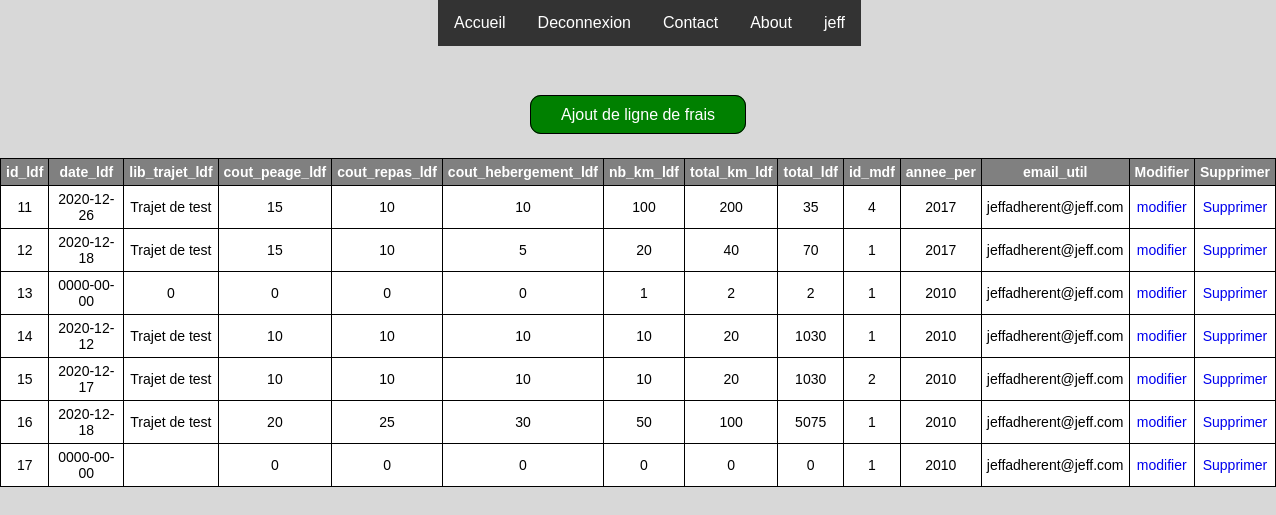
The page /gestion/gestion_ligne_de_frais.php (signed in) on the database its author committed.
### tables this page shows
CREATE TABLE `ligne_de_frais` (
  `id_ldf` int(11) NOT NULL,
  `date_ldf` date NOT NULL,
  `lib_trajet_ldf` varchar(50) NOT NULL,
  `cout_peage_ldf` decimal(10,0) NOT NULL,
  `cout_repas_ldf` decimal(10,0) NOT NULL,
  `cout_hebergement_ldf` decimal(10,0) NOT NULL,
  `nb_km_ldf` int(11) NOT NULL,
  `total_km_ldf` decimal(10,0) NOT NULL,
  `total_ldf` decimal(10,0) NOT NULL,
  `id_mdf` int(11) NOT NULL,
  `annee_per` int(11) NOT NULL,
  `email_util` varchar(50) NOT NULL
);

### DAO/DAO.php (called while the page is built, shortened)
<?php
class DAO {
  function __construct() {
    $dsn = 'mysql:host=' . DB_HOST . ';dbname=' . DB_NAME;
    try {
      $pdo = new PDO($dsn, DB_USER, DB_PASSWORD, array(PDO::MYSQL_ATTR_INIT_COMMAND => "SET NAMES utf8"));
      $pdo->setAttribute(PDO::ATTR_ERRMODE, PDO::ERRMODE_EXCEPTION);
    } catch (PDOException $e) {
      throw new Exception("Erreur lors de la connexion : " . $e->getMessage());
    }
    $this->pdo = $pdo;
  }
}

### DAO/ligne_de_fraisDAO.php (called while the page is built, shortened)
<?php
require_once('DAO.php');
require_once('ligne_de_frais.php');
Class Ligne_de_fraisDAO extends DAO {
    public function findAll() {
        $sql = "SELECT * FROM ligne_de_frais";
        try {
            $sth = $this->pdo->prepare($sql);
            $sth->execute();
            $rows = $sth->fetchAll(PDO::FETCH_ASSOC);
        } catch (PDOException $e) {
            throw new Exception("Erreur lors de la requête SQL : " . $e->getMessage());
        }
        $ligne_de_frais = array();
        foreach ($rows as $row) {
            $ligne_de_frais[] = new Ligne_de_frais($row);
        }
        return $ligne_de_frais;
    }
}

### DAO/ligne_de_frais.php (called while the page is built, shortened)
<?php
class Ligne_de_frais {
    private $id_ldf;
    private $date_ldf;
    private $lib_trajet_ldf;
    private $cout_peage_ldf;
    private $cout_repas_ldf;
    private $cout_hebergement_ldf;
    private $nb_km_ldf;
    private $total_km_ldf;
    private $total_ldf;
    private $id_mdf;
    private $annee_per;
    private $email_util;
    public function __construct(array $row) {
        $this->id_ldf = $row['id_ldf'];
        $this->lib_trajet_ldf = $row['lib_trajet_ldf'];
        $this->date_ldf = $row['date_ldf'];
        $this->cout_peage_ldf = $row['cout_peage_ldf'];
        $this->cout_repas_ldf = $row['cout_repas_ldf'];
        $this->cout_hebergement_ldf = $row['cout_hebergement_ldf'];
        $this->nb_km_ldf = $row['nb_km_ldf'];
        $this->total_km_ldf = $row['total_km_ldf'];
        $this->total_ldf = $row['total_ldf'];
        $this->id_mdf = $row['id_mdf'];
        $this->annee_per = $row['annee_per'];
        $this->email_util = $row['email_util'];
    }
    public function get_id_ldf() {
        return $this->id_ldf;
    }
    public function get_lib_trajet_ldf() {
        return $this->lib_trajet_ldf;
    }
    public function get_date_ldf() {
        return $this->date_ldf;
    }
    public function get_cout_peage_ldf() {
        return $this->cout_peage_ldf;
    }
    public function get_cout_repas_ldf() {
        return $this->cout_repas_ldf;
    }
    public function get_cout_hebergement_ldf() {
        return $this->cout_hebergement_ldf;
    }
    public function get_nb_km_ldf() {
        return $this->nb_km_ldf;
    }
    public function get_total_km_ldf() {
        return $this->total_km_ldf;
    }
    public function get_total_ldf() {
        return $this->total_ldf;
    }
    public function get_id_mdf() {
        return $this->id_mdf;
    }
    public function get_annee_per() {
        return $this->annee_per;
    }
    public function get_email_util() {
        return $this->email_util;
    }
}

### gestion/gestion_ligne_de_frais.php (the view, shortened to what this page needs)
<?php
if($_SESSION['id_type_util'] == 3) {
?>
<!DOCTYPE html>
<html lang="fr">
<head>
  <link rel="stylesheet" href="../css/styles.css" type="text/css" />
</head>
<body>
<div class="menu">
    <ul>
    <li><a  href="../index">Accueil</a></li>
    <?php if(!isset($_SESSION['email_util'])) { ?>
    <li><a class="active" href="../connexion">Connexion</a></li>
    <?php }else{ ?>
    <li><a href="../deconnexion">Deconnexion</a></li>
    <?php } ?>
    <li><a href="../#contact">Contact</a></li>
    <li><a  href="../#about">About</a></li>
    <?php if(isset($_SESSION['email_util'])) { ?>
    <li><a href="../profil?mail=<?php echo $_SESSION['email_util'] ?>"><?php echo $_SESSION['prenom_util']; ?></a></li>
    <?php } ?>
    </ul>
    </div>
<?php
$dao = new Ligne_de_fraisDAO();
$ligne_de_frais = $dao->findAll();
?>
<br><br><br><br><br>
<center>
<p><a class='lien' href="../ajouter_ligne_de_frais">Ajout de ligne de frais</a></p>
<br>
<table>
<tr><th>id_ldf</th><th>date_ldf</th><th>lib_trajet_ldf</th><th>cout_peage_ldf</th><th>cout_repas_ldf</th>
<th>cout_hebergement_ldf</th><th>nb_km_ldf</th><th>total_km_ldf</th><th>total_ldf</th>
<th>id_mdf</th><th>annee_per</th><th>email_util</th><th>Modifier</th><th>Supprimer</th></tr>
<?php
foreach ($ligne_de_frais as $ligne_de_frais) {
    echo "<tr>";
    echo "<td>".$ligne_de_frais->get_id_ldf()."</td>";
    echo "<td>".$ligne_de_frais->get_date_ldf()."</td>";
    echo "<td>".$ligne_de_frais->get_lib_trajet_ldf()."</td>";
    echo "<td>".$ligne_de_frais->get_cout_peage_ldf()."</td>";
    echo "<td>".$ligne_de_frais->get_cout_repas_ldf()."</td>";
    echo "<td>".$ligne_de_frais->get_cout_hebergement_ldf()."</td>";
    echo "<td>".$ligne_de_frais->get_nb_km_ldf()."</td>";
    echo "<td>".$ligne_de_frais->get_total_km_ldf()."</td>";
    echo "<td>".$ligne_de_frais->get_total_ldf()."</td>";
    echo "<td>".$ligne_de_frais->get_id_mdf()."</td>";
    echo "<td>".$ligne_de_frais->get_annee_per()."</td>";
    echo "<td>".$ligne_de_frais->get_email_util()."</td>";
    echo "<td><a href='modification_ligne_de_frais?id_ldf=".$ligne_de_frais->get_id_ldf()."'>modifier</a></td>";
    echo "<td><a href='désactiver_ligne_de_frais?id_ldf=".$ligne_de_frais->get_id_ldf()."'>Supprimer</td>";
    echo "</tr>";
}
?>
</table>
<?php
}else{
    header('location: ../profil?mail='.$_SESSION['email_util'].'');
}
?>
</center>
</body>
</html>

### css/styles.css (style rules this page uses)
body { margin:0; }
body { background: #d8d8d8; font-family: Verdana, Geneva, sans-serif; }
.menu { margin: 0 auto; width: 400px; }
a:link { text-decoration: none; }
.menu ul { list-style-type: none; margin: 0; padding: 0; overflow: hidden; background-color: #333; position: fixed; top: 0; }
.menu li { float: left; }
.menu li a { display: block; color: white; text-align: center; padding: 14px 16px; text-decoration: none; }
table, th, td { border-style: solid; border-width: 1px; border-color: black; border-collapse: collapse; }
th,td { font-family: Verdana, Geneva, sans-serif; font-size : 14px; padding: 5px; text-align:center; }
th { background-color: grey; color: white; }
td { background-color: white; color: black; }
.lien { border: 1px solid #000; padding: 10px 30px; margin-block-end: auto; background: green; color: white; font-family: Montserrat,sans-serif; text-decoration: none; -webkit-border-radius: 11px; -moz-border-radius: 11px; border-radius: 11px; margin-block-end: 5px; }

### rows shown on the page
ligne_de_frais: id_ldf "11", date_ldf "2020-12-26", lib_trajet_ldf "Trajet de test", cout_peage_ldf "15", cout_repas_ldf "10", cout_hebergement_ldf "10", nb_km_ldf "100", total_km_ldf "200", total_ldf "35", id_mdf "4", annee_per "2017", email_util "jeffadherent@jeff.com"
ligne_de_frais: id_ldf "12", date_ldf "2020-12-18", lib_trajet_ldf "Trajet de test", cout_peage_ldf "15", cout_repas_ldf "10", cout_hebergement_ldf "5", nb_km_ldf "20", total_km_ldf "40", total_ldf "70", id_mdf "1", annee_per "2017", email_util "jeffadherent@jeff.com"
ligne_de_frais: id_ldf "13", date_ldf "0000-00-00", lib_trajet_ldf "0", cout_peage_ldf "0", cout_repas_ldf "0", cout_hebergement_ldf "0", nb_km_ldf "1", total_km_ldf "2", total_ldf "2", id_mdf "1", annee_per "2010", email_util "jeffadherent@jeff.com"
ligne_de_frais: id_ldf "14", date_ldf "2020-12-12", lib_trajet_ldf "Trajet de test", cout_peage_ldf "10", cout_repas_ldf "10", cout_hebergement_ldf "10", nb_km_ldf "10", total_km_ldf "20", total_ldf "1030", id_mdf "1", annee_per "2010", email_util "jeffadherent@jeff.com"
ligne_de_frais: id_ldf "15", date_ldf "2020-12-17", lib_trajet_ldf "Trajet de test", cout_peage_ldf "10", cout_repas_ldf "10", cout_hebergement_ldf "10", nb_km_ldf "10", total_km_ldf "20", total_ldf "1030", id_mdf "2", annee_per "2010", email_util "jeffadherent@jeff.com"
ligne_de_frais: id_ldf "16", date_ldf "2020-12-18", lib_trajet_ldf "Trajet de test", cout_peage_ldf "20", cout_repas_ldf "25", cout_hebergement_ldf "30", nb_km_ldf "50", total_km_ldf "100", total_ldf "5075", id_mdf "1", annee_per "2010", email_util "jeffadherent@jeff.com"
ligne_de_frais: id_ldf "17", date_ldf "0000-00-00", cout_peage_ldf "0", cout_repas_ldf "0", cout_hebergement_ldf "0", nb_km_ldf "0", total_km_ldf "0", total_ldf "0", id_mdf "1", annee_per "2010", email_util "jeffadherent@jeff.com"

### other values the page prints
$_SESSION['prenom_util'] "jeff"
